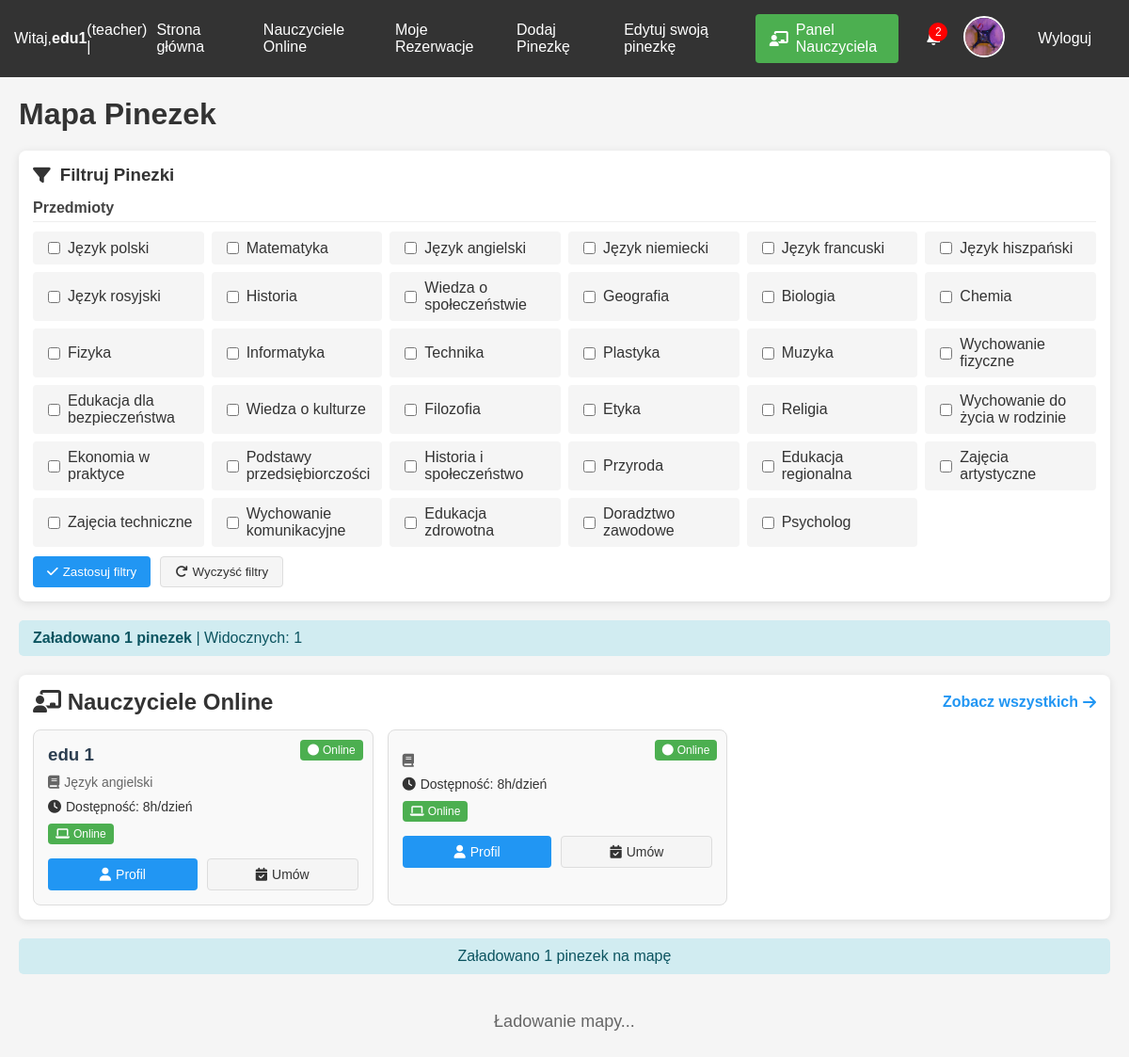
Screenshot of / (signed in) with the database file from the repository.
### tables this page shows
CREATE TABLE users (
                id INTEGER PRIMARY KEY AUTOINCREMENT,
                username TEXT UNIQUE NOT NULL,
                email TEXT UNIQUE NOT NULL,
                hash TEXT NOT NULL,
                role INTEGER DEFAULT 0,
                voivodeship TEXT,
                regional_teacher_id INTEGER,
                first_name TEXT,
                last_name TEXT,
                phone TEXT,
                school TEXT,
                subjects TEXT,
                experience_years INTEGER,
                bio TEXT,
                profile_picture TEXT,
                created_at TIMESTAMP DEFAULT CURRENT_TIMESTAMP,
                is_online INTEGER DEFAULT 0,
                last_online TIMESTAMP,
                teaching_modes TEXT DEFAULT 'online',
                availability_hours INTEGER DEFAULT 8,
                parental_email TEXT,
                password_setup_token TEXT,
                token_expiry TIMESTAMP,
                password_reset_token TEXT,
                password_reset_expiry TIMESTAMP,
                tmethod TEXT DEFAULT 'default_method'
            );

### app.py (the view, shortened to what this page needs)
@app.route("/")
def index():
    db = get_db()
    pins_rows = db.execute("""
        SELECT p.*, u.username as creator, u.email as creator_email, u.subjects
        FROM pins p
        JOIN users u ON p.created_by = u.id
    """).fetchall()
    pins = []
    for row in pins_rows:
        pin = dict(row)
        if pin['subjects']:
            subjects = pin['subjects'].split(',')
            if subjects:
                first_subject = subjects[0].strip()
                pin['color'] = SUBJECT_COLORS.get(first_subject, DEFAULT_PIN_COLOR)
                pin['first_subject'] = first_subject
        else:
            pin['color'] = DEFAULT_PIN_COLOR
            pin['first_subject'] = None
        pins.append(pin)
    online_teachers = db.execute("""
        SELECT id, first_name, last_name, subjects, availability_hours, teaching_modes, is_online, last_online
        FROM users
        WHERE role IN (?, ?) AND is_online = 1
        ORDER BY last_online DESC
        LIMIT 3
    """, (ROLE_TEACHER, ROLE_REGIONAL_TEACHER)).fetchall()
    online_teachers = rows_to_dict_list(online_teachers)
    teacher_has_pin = False
    role = None
    managed_teachers = []
    unread_notifications = 0
    user_profile_picture = None  # Dodane
    if "user_id" in session:
        user_id = session["user_id"]
        role = session.get("user_role", "user")
        user_row = db.execute("SELECT profile_picture FROM users WHERE id = ?", (user_id,)).fetchone()
        if user_row and user_row['profile_picture']:
            user_profile_picture = user_row['profile_picture']
        if role in ["teacher", "regional_teacher"]:
            existing_pin = db.execute("SELECT * FROM pins WHERE created_by = ?", (user_id,)).fetchone()
            teacher_has_pin = existing_pin is not None
        unread_notifications = db.execute("""
            SELECT COUNT(*) as count
            FROM notifications
            WHERE user_id = ? AND is_read = 0
        """, (user_id,)).fetchone()["count"]
    return render_template(
        "index.html",
        pins=pins,
        online_teachers=online_teachers,
        teacher_has_pin=teacher_has_pin,
        role=role,
        logged_in="user_id" in session,
        managed_teachers=managed_teachers,
        unread_notifications=unread_notifications,
        school_subjects=SCHOOL_SUBJECTS,
        user_profile_picture=user_profile_picture  # Dodane
    )

### app.py (called while the page is built)
def get_db():
    db = getattr(g, '_database', None)
    if db is None:
        db = g._database = sqlite3.connect(DATABASE)
        db.row_factory = sqlite3.Row
    return db

@app.teardown_appcontext
def close_connection(exception):
    db = getattr(g, '_database', None)
    if db is not None:
        db.close()

def rows_to_dict_list(rows):
    return [dict(row) for row in rows] if rows else []

@app.context_processor
def utility_processor():
    return dict(
        get_day_name=get_day_name,
        get_role_name=get_role_name,
        datetime=datetime,
        timedelta=timedelta,
        format_time_slot=format_time_slot
    )

### templates/index.html (shortened to what this page needs)
<!DOCTYPE html>
<html lang="pl">
<head>
    <link href="https://api.mapbox.com/mapbox-gl-js/v3.1.0/mapbox-gl.css" rel="stylesheet">
    <link rel="stylesheet" href="https://cdnjs.cloudflare.com/ajax/libs/font-awesome/6.4.0/css/all.min.css">
</head>
<body>
    <nav>
        <div class="nav-left">
            {% if logged_in %}
                Witaj, <strong>{{ session.get('username') }}</strong> ({{ role }}) |
                <a href="{{ url_for('index') }}">Strona główna</a>
                <a href="{{ url_for('online_teachers') }}">Nauczyciele Online</a>
                <a href="{{ url_for('bookings') }}">Moje Rezerwacje</a>
                {% if role in ['admin', 'teacher'] %}
                    <a href="{{ url_for('add') }}">Dodaj Pinezkę</a>
                {% endif %}
                {% if role == 'teacher' and teacher_has_pin %}
                    <a href="{{ url_for('edit_pin', pin_id=session.get('assigned_pin_id')) }}">Edytuj swoją pinezkę</a>
                {% endif %}
                {% if role in ['teacher', 'regional_teacher'] %}
                    <a href="{{ url_for('crm') }}" class="crm-button">
                        <i class="fas fa-chalkboard-teacher"></i> Panel Nauczyciela
                    </a>
                {% endif %}
            {% else %}
                <a href="{{ url_for('login') }}">Logowanie</a>
                <a href="{{ url_for('register') }}">Rejestracja</a>
            {% endif %}
        </div>
        <div class="nav-right">
            {% if logged_in %}
                <div class="notification-container" id="notificationContainer">
                    <div class="notification-icon">
                        {% if unread_notifications > 0 %}
                            <span class="notification-badge" id="notificationBadge">{{ unread_notifications }}</span>
                        {% endif %}
                    </div>
                </div>
                <div class="profile-picture-container">
                    <a href="{{ url_for('profile') }}">
                        {% if user_profile_picture %}
                            <img src="{{ url_for('static', filename='profile_pictures/' + user_profile_picture) }}"
                                 alt="Profile" class="profile-picture">
                        {% else %}
                            <div class="default-profile-picture">
                                <i class="fas fa-user"></i>
                            </div>
                        {% endif %}
                    </a>
                </div>
                <a href="{{ url_for('logout') }}">Wyloguj</a>
            {% endif %}
        </div>
    </nav>
    <h1>Mapa Pinezek</h1>
    <div class="filters-section">
        <div class="filters-header">
            <h3 class="filters-title"><i class="fas fa-filter"></i> Filtruj Pinezki</h3>
        </div>
        <div class="filters-container">
            <div class="filter-group">
                <h4>Przedmioty</h4>
                <div class="subject-filters">
                    {% for subject in school_subjects %}
                    <div class="subject-filter" data-subject="{{ subject }}">
                        <input type="checkbox" id="subject-{{ loop.index }}" name="subject" value="{{ subject }}">
                        <label for="subject-{{ loop.index }}">{{ subject }}</label>
                    </div>
                    {% endfor %}
                </div>
                <div class="filter-buttons">
                    <button class="filter-btn" id="applyFilters">
                        <i class="fas fa-check"></i> Zastosuj filtry
                    </button>
                    <button class="filter-btn reset" id="resetFilters">
                        <i class="fas fa-redo"></i> Wyczyść filtry
                    </button>
                </div>
            </div>
        </div>
    </div>
    <div class="filter-results">
        <div>
            <span class="count">Załadowano <span id="totalPins">{{ pins|length }}</span> pinezek</span>
            <span> | Widocznych: <span id="visiblePins">{{ pins|length }}</span></span>
        </div>
    </div>
    <div class="online-teachers-section">
        <div class="section-header">
            <h2 class="section-title"><i class="fas fa-chalkboard-teacher"></i> Nauczyciele Online</h2>
            <a href="{{ url_for('online_teachers') }}" class="view-all-link">
                Zobacz wszystkich <i class="fas fa-arrow-right"></i>
            </a>
        </div>
        <div class="teachers-list">
            {% for teacher in online_teachers %}
            <div class="teacher-card">
                {% if teacher.is_online %}
                    <div class="online-badge">
                        <i class="fas fa-circle"></i> Online
                    </div>
                {% else %}
                    <div class="online-badge status-offline">
                        <i class="fas fa-circle"></i> Offline
                    </div>
                {% endif %}
                <h3>{{ teacher.first_name }} {{ teacher.last_name }}</h3>
                <div class="subjects">
                    <i class="fas fa-book"></i> {{ teacher.subjects }}
                </div>
                <div class="availability">
                    <i class="fas fa-clock"></i> Dostępność: {{ teacher.availability_hours }}h/dzień
                </div>
                <div class="modes">
                    {% if 'online' in teacher.teaching_modes %}
                    <span class="mode-badge online">
                        <i class="fas fa-laptop"></i> Online
                    </span>
                    {% endif %}
                </div>
                <div class="actions">
                    <a href="{{ url_for('teacher_profile', teacher_id=teacher.id) }}" class="btn btn-primary">
                        <i class="fas fa-user"></i> Profil
                    </a>
                    {% if teacher.is_online %}
                        <a href="{{ url_for('book_teacher', teacher_id=teacher.id) }}" class="btn btn-secondary">
                            <i class="fas fa-calendar-check"></i> Umów
                        </a>
                    {% else %}
                        <button class="btn btn-secondary" disabled>
                            <i class="fas fa-calendar-times"></i> Niedostępny
                        </button>
                    {% endif %}
                </div>
            </div>
            {% else %}
            <p>Brak nauczycieli online w tym momencie.</p>
            {% endfor %}
        </div>
    </div>
    <div class="pins-info">
        Załadowano {{ pins|length }} pinezek na mapę
    </div>
    <div id="loading" class="loading">Ładowanie mapy...</div>
</body>
</html>

### rows the page displays
users: profile_picture (picture), is_online 1 (drawn), first_name "edu", last_name "1", subjects "Język angielski", availability_hours "8", teaching_modes "online" (drawn)
users: is_online 1 (drawn), availability_hours "8", teaching_modes "online" (drawn)

### other values shown
{{ session.get('username') }} "edu1"
{{ role }} "teacher"
{{ unread_notifications }} "2"
{{ subject }} "Język polski" "Matematyka" "Język angielski" "Język niemiecki" "Język francuski" "Język hiszpański" "Język rosyjski" "Historia" "Wiedza o społeczeństwie" "Geografia" "Biologia" "Chemia" "Fizyka" "Informatyka" "Technika" "Plastyka" "Muzyka" "Wychowanie fizyczne" "Edukacja dla bezpieczeństwa" "Wiedza o kulturze" "Filozofia" "Etyka" "Religia" "Wychowanie do życia w rodzinie" "Ekonomia w praktyce" "Podstawy przedsiębiorczości" "Historia i społeczeństwo" "Przyroda" "Edukacja regionalna" "Zajęcia artystyczne" "Zajęcia techniczne" "Wychowanie komunikacyjne" "Edukacja zdrowotna" "Doradztwo zawodowe" "Psycholog"
{{ pins|length }} "1"
